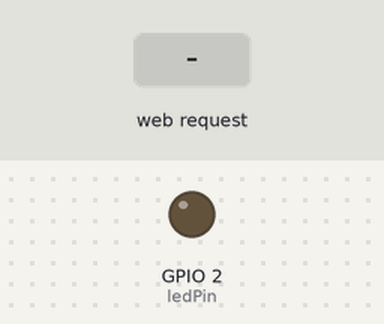
The sketch below on a simulated ESP32. On the bench: output pins drawn as LEDs (lit = HIGH). The test bench sets the inputs (shaded band). WiFi joins after 1.5 s; servers stay silent unless stated; what the sketch prints to the serial monitor is not drawn.

Above: at 2.7 s.
2.8 s: HTTP request GET /LED=ON received
At 3.5 s:
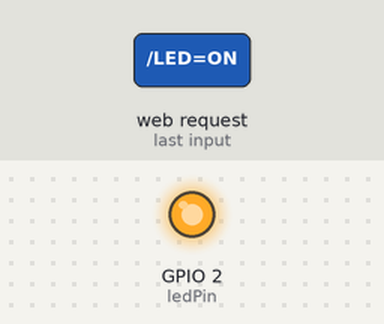
4.3 s: HTTP request GET /LED=OFF received
At 4.6 s:
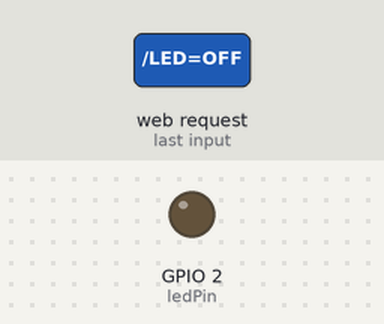
Timing chart, 0 to 7.3 s (numbered marks = the images above; inputs shaded):
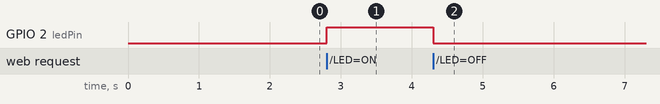

The sketch:

ESP32_Wifi_Blink_LED.ino
```cpp
#include <WiFi.h>

const char* ssid = "ILoveCatsTheMost";
const char* password = "ilovecatsverymuch";

int ledPin = 2; // GPIO2

WiFiServer server(80);

void setup() {
  // Setup serial-output
  Serial.begin(115200);
  delay(10);

  WiFi.mode(WIFI_STA);

  // Pin 2 has an integrated LED - configure it, and turn it off
  pinMode(ledPin, OUTPUT);
  digitalWrite(ledPin, LOW);

  // Connect to WiFi network
  Serial.print("Connecting to ");
  Serial.println(ssid);

  // Set the hostname
  WiFi.hostname("web-blink");
  WiFi.begin(ssid, password);

  while (WiFi.status() != WL_CONNECTED) {
    delay(500);
    Serial.print(".");
  }
  Serial.println("");
  Serial.println("WiFi connected");

  // Start the server
  server.begin();
  Serial.println("Server started");

  // Print the IP address
  Serial.print("Use this URL to connect: ");
  Serial.print("http://");
  Serial.print(WiFi.localIP());
  Serial.println("/");
}

void loop() {
  // Check if a client has connected
  WiFiClient client = server.available();
  if (!client) {
    return;
  }

  // Wait until the client sends some data
  Serial.println("new client");

  while (client.connected() && !client.available())
  {
    delay(10);
  }

  // Read the first line of the request
  String request = client.readStringUntil('\r');
  Serial.println(request);
  // client.flush();

  // Match the request
  int value = LOW;
  if (request.indexOf("/LED=OFF") != -1) {
    digitalWrite(ledPin, LOW);
    value = LOW;
  }
  if (request.indexOf("/LED=ON") != -1) {
    digitalWrite(ledPin, HIGH);
    value = HIGH;
  }

  // Return the response
  client.println("HTTP/1.1 200 OK");
  client.println("Content-Type: text/html");
  client.println(""); // do not forget this one
  client.println("<!DOCTYPE HTML>");
  client.println("<html><head><meta name=\"viewport\" content=\"width=device-width, initial-scale=1\"><style>");
  // CSS to style the on/off buttons
  // Feel free to change the background-color and font-size attributes to fit your preferences
  client.println("body { font-family: Helvetica; text-align: center;}");
  client.println("span { padding: 5px; border-radius: 5px; }");
  client.println(".state-on {background-color: blue; color: white}");
  client.println(".state-off {background-color: #eee}");
  client.println(".button {}");
  client.println(".button2 {}");
  client.println("</style></head><body>");

  client.print("Led pin is now: ");

  if (value == HIGH) {
    client.print("<span class=\"state-on\">ON</span>");
  } else {
    client.print("<span class=\"state-off\">OFF</span>");
  }
  client.println("<br><br>");
  client.println("<a href=\"/LED=ON\" class=\"button1\">Turn LED ON</a><br>");
  client.println("<a href=\"/LED=OFF\" class=\"button2\">Turn LED OFF</a><br>");
  client.println("</body></html>");

  delay(1);
  Serial.println("Client disonnected");
  Serial.println("");
}
```

Measured:
- after the input at 2.8 s, GPIO 2 (ledPin): LOW → HIGH at once
- after the input at 4.3 s, GPIO 2 (ledPin): HIGH → LOW at once
